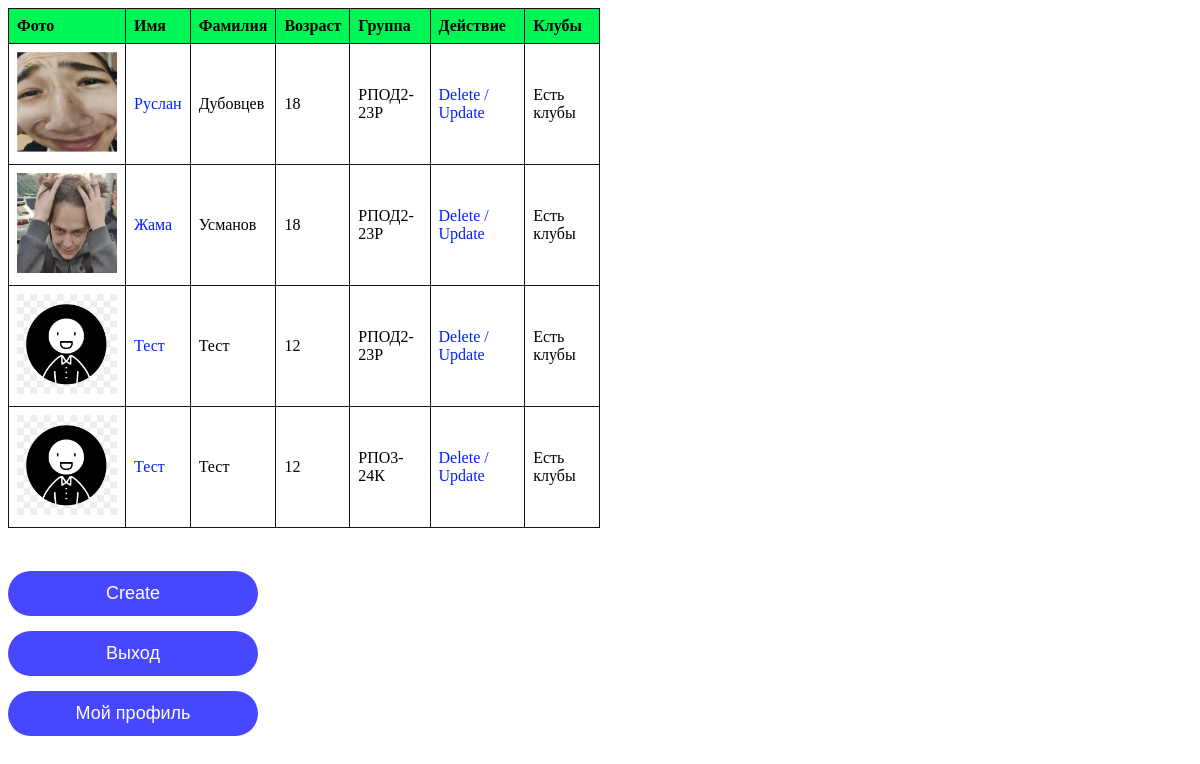
Screenshot of / (signed in) with the database file from the repository.
### students/models.py (models this page shows, shortened)
class Student(models.Model):
    name = models.CharField(max_length=100)
    last_name = models.CharField(max_length=100)
    age = models.PositiveBigIntegerField()
    group = models.ForeignKey(Group, on_delete=models.CASCADE, blank=True, null=True)
    photo = models.ImageField(upload_to='images/', default='default.jpg', null=True)
    clubs = models.ManyToManyField(Club, blank=True)

class Group(models.Model):
    name = models.CharField(max_length=100)
    curator = models.CharField(max_length=100)
    def __str__(self):
        return self.name

### students/views.py (the view)
# urls.py: path('', include('students.urls'))
def students(request):
    context = Student.objects.all()
    return render(request, 'main.html', {"students": context})

### students/templates/main.html (shortened to what this page needs)
<!DOCTYPE html>
{% load static %}
<html lang="en">
<head>
    <link rel="stylesheet" href="{% static 'css/style.css' %}">
</head>
<body>
{% if user.is_authenticated %}
    {% if students %}
    <div class="slider">
        <table style="scroll-snap-align: start;">
            <thead>
                <tr>
                    <th>Фото</th>
                    <th>Имя</th>
                    <th>Фамилия</th>
                    <th>Возраст</th>
                    <th>Группа</th>
                    <th>Действие</th>
                    <th>Клубы</th>
                </tr>
            </thead>
            <tbody>
                {% for student in students %}
                    <tr>
                        <td><img class="img_good" src="{{ student.photo.url }}"></td>
                        <td><a href="{% url 'detail' pk=student.pk %}">{{ student.name }}</a></td>
                        <td>{{ student.last_name }}</td>
                        <td>{{ student.age }}</td>
                        <td>{{ student.group }}</td>
                        <td><a href="{% url 'delete' pk=student.pk %}">Delete /</a>
                        <a href="{% url 'update' pk=student.pk %}">Update</a></td>
                        {% if student.clubs %}
                        <td>Есть клубы</td>
                        {% else %}
                        <td>Не в клубах</td>
                        {% endif %}
                    </tr>
                {% endfor %}
            </tbody>
        </table>
    </div>
    {% else %}
        <p>Данных нет</p>
    {% endif %}
    <br>
    <div style="max-width: 250px;">
        <form action="{% url 'create' %}">
            <button type="submit" class="registration_button">Create</button>
        </form>
        <form action="{% url 'logout' %}">
            <button type="submit" class="registration_button">Выход</button>
        </form>
        <form action="{% url 'detail_profile' %}">
            <button type="submit" class="registration_button">Мой профиль</button>
        </form>
    </div>
{% endif %}
</body>
</html>

### students/static/css/style.css (style rules this page uses)
table { width: 50%; border-collapse: collapse; }
th, td { border: 1px solid #141414; padding: 8px; text-align: left; }
th { background-color: #00f656; }
a { text-decoration: none; color: #0022ff; }
.img_good { width: 100px; height: 100px; }
.registration_button { border: none; background-color: rgb(71, 71, 255); width: 100%; height: 45px; border-radius: 50px; color: white; cursor: pointer; font-size: 18px; margin-top: 15px; transition: 0.5s; }
.slider { display: flex; overflow-x: auto; scroll-snap-type: x mandatory; padding: 0 0 10px 0; }

### rows the page displays
Student: photo (picture), name "Руслан", last_name "Дубовцев", age "18", group "РПОД2-23Р", shows "Есть клубы"
Student: photo (picture), name "Жама", last_name "Усманов", age "18", group "РПОД2-23Р", shows "Есть клубы"
Student: photo (placeholder picture), name "Тест", last_name "Тест", age "12", group "РПОД2-23Р", shows "Есть клубы"
Student: photo (placeholder picture), name "Тест", last_name "Тест", age "12", group "РПО3-24К", shows "Есть клубы"
